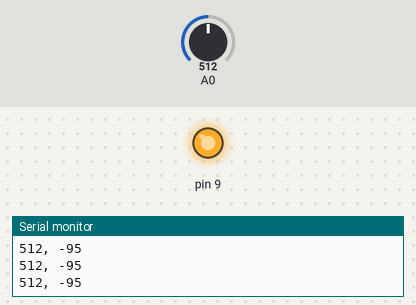
Bench run of a sketch on a simulated Arduino Uno, built with avr-gcc and run on an emulated ATmega328P. On the bench: output pins drawn as LEDs (lit = HIGH), the last lines printed to the serial monitor. Inputs (shaded band) come from the test bench; at power-on: A0 = 512.

Above: at 1.2 s.
1.3 s: A0 set to 306
At 2.5 s:
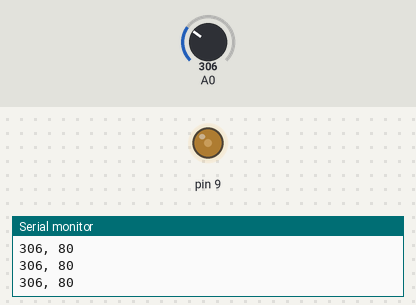
2.8 s: A0 set to 122
At 4.0 s:
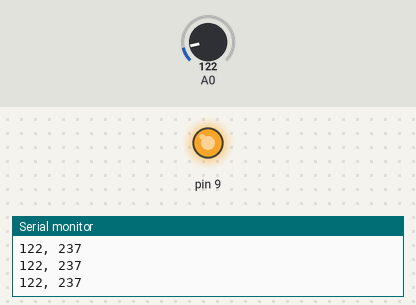
Timing chart, 0 to 5.8 s (numbered marks = the images above; inputs shaded):
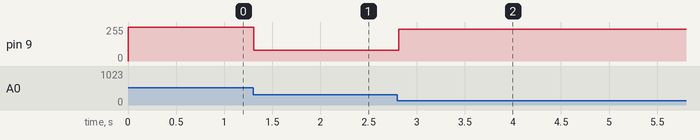

The sketch:

LDR_LED.ino
```cpp
// LDR_LED.ino
int fromLow = 100;
int fromHigh = 400;
// Note: toLow and toHigh are inverted to brighten LED when ldrValue increases
int toLow = 255;
int toHigh = 0;
int ldrValue; // LDR value as read by the analog input
int ledBrightness;  // mapped LED brightness (0-255)

void setup() {
	// Initialize serial communication
	Serial.begin(9600);
	Serial.println("LDR Value, LED Brightness");
}

void loop() {
	// Read the LDR value
	ldrValue = analogRead(A0);

	// Map the LDR value to LED brightness (0-255)
	// Increase the value of fromLow for a more pronounced result
	int ledBrightness = map(ldrValue, fromLow, fromHigh, toLow, toHigh);

	// Set the LED brightness
	analogWrite(9, ledBrightness);

	// Print the LDR value and LED brightness to the serial monitor
	Serial.print(ldrValue);
	Serial.print(", ");
	Serial.println(ledBrightness);

	delay(100);
}
```

Measured:
- after the input at 1.3 s, pin 9: 255/255 → 80/255 at once
- after the input at 2.8 s, pin 9: 80/255 → 237/255 at once
